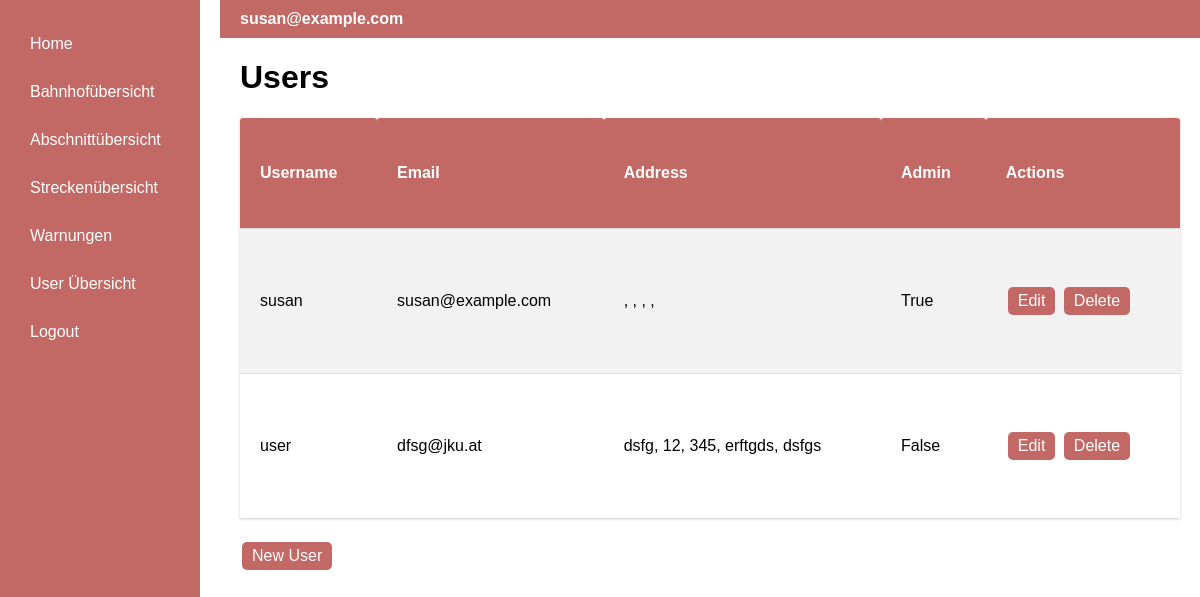
Page /user (signed in) on the earlier database version.
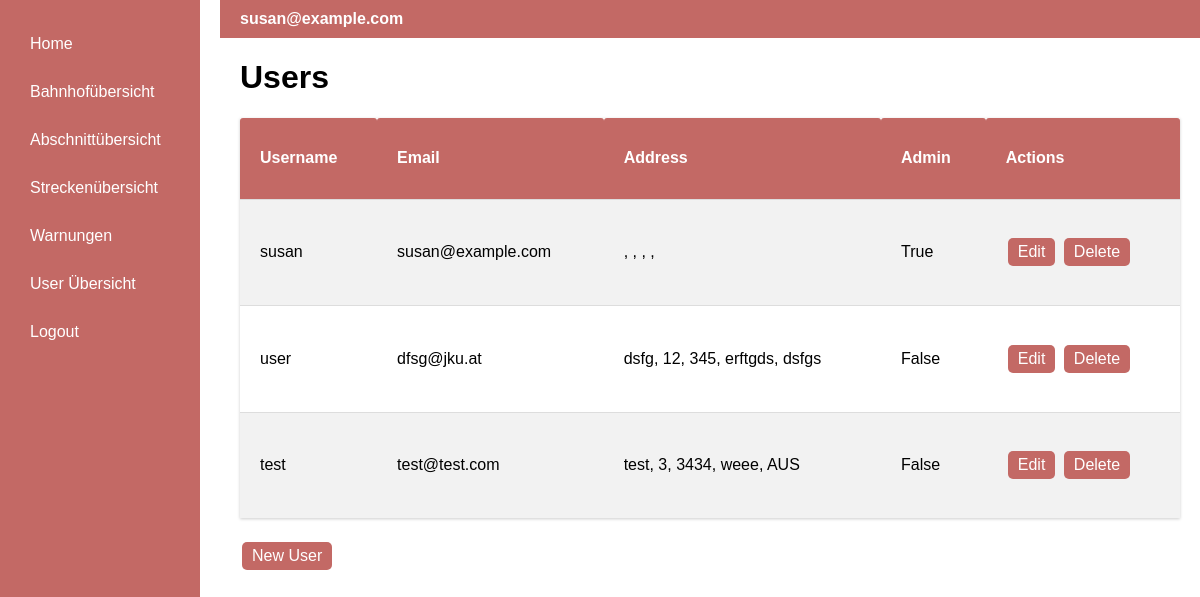
Same page on the later database version.
### app/models.py (models this page shows, shortened)
class User(UserMixin, db.Model):
    id: so.Mapped[int] = so.mapped_column(primary_key=True)
    username: so.Mapped[str] = so.mapped_column(sa.String(64), index=True,
                                                unique=True)
    email: so.Mapped[str] = so.mapped_column(sa.String(120), index=True,
                                             unique=True)
    password_hash: so.Mapped[Optional[str]] = so.mapped_column(sa.String(256))
    isAdmin = db.Column(db.Boolean, default=False)
    address_id = db.Column(db.Integer, db.ForeignKey('address.id', name='fk_user_address_id'))
    address = db.relationship('Address', backref='user', uselist=False)

class Address(db.Model):
    id = db.Column(db.Integer, primary_key=True, autoincrement=True)
    street = db.Column(db.String(140))
    no = db.Column(db.Integer)
    zipcode = db.Column(db.Integer)
    city = db.Column(db.String(140))
    country = db.Column(db.String(140))

### app/routes.py (the view)
@app.route('/user')
@login_required
def user():
    users = User.query.all()
    return render_template('user.html', title='User', users=users)

### app/models.py (called while the page is built)
@login.user_loader
def load_user(id):
    return db.session.get(User, int(id))

### app/templates/user.html
{% extends "base.html" %}
{% block content %}
    <h1>Users</h1>
    <table class="table-station">
        <tr>
            <th>Username</th>
            <th>Email</th>
            <th>Address</th>
            <th>Admin</th>
            <th>Actions</th>
        </tr>
        {% for user in users %}
            <tr>
                <td>{{ user.username }}</td>
                <td>{{ user.email }}</td>
                <td>{{ user.address.street }}, {{ user.address.no }}, {{ user.address.zipcode }}, {{ user.address.city }}, {{ user.address.country }}</td>
                <td>{{ user.isAdmin }}</td>
                <td>
                    <a class="edit-button" href="{{ url_for('userEdit', user_id=user.id) }}">Edit</a>
                    <a class="edit-button" href="{{ url_for('userDelete', user_id=user.id) }}">Delete</a>
                </td>
            </tr>
        {% endfor %}
    </table>
    <a class="edit-button" href="{{ url_for('userNew') }}">New User</a>
{% endblock %}

### app/templates/base.html (shortened to what this page needs)
<!DOCTYPE html>
<html lang="en">
<head>
</head>
<body>
<div class="container">
    <div class="sidebar">
        <a href="{{ url_for('index') }}">Home</a>
        {% if current_user.is_anonymous %}
            <a href="{{ url_for('login') }}">Login</a>
        {% else %}
            <a href="{{ url_for('trainstation') }}">Bahnhofübersicht</a>
            <a href="{{ url_for('segments') }}">Abschnittübersicht</a>
            <a href="{{ url_for('routes_overview') }}">Streckenübersicht</a>
            <a href="{{ url_for('warnings') }}">Warnungen</a>
            {% if current_user.is_authenticated and current_user.isAdmin %}
                <a href="{{ url_for('user') }}">User Übersicht</a>
            {% endif %}
            <a href="{{ url_for('logout') }}">Logout</a>
        {% endif %}
    </div>
    <div class="content">
        <div class="topbar">
            <span class="email">{{ current_user.email if not current_user.is_anonymous else 'Guest' }}</span>
        </div>
        {% block content %}{% endblock %}
    </div>
</div>
</body>
</html>

Differences in the rows shown:
added User: username "test", email "test@test.com", address.street "test", address.no "3", address.zipcode "3434", address.city "weee", address.country "AUS", isAdmin "False"
